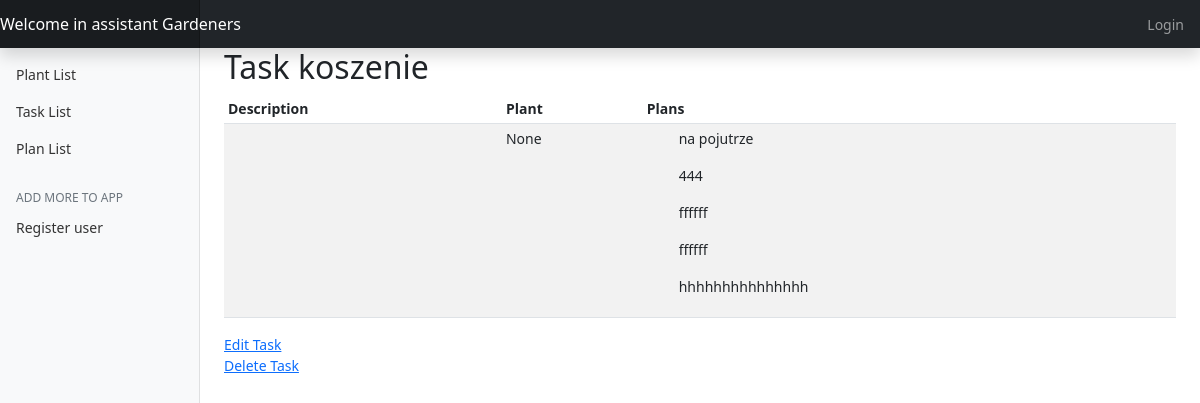
The app's page /task_view/1/ with its own data.
### garden_app/models.py (models this page shows, shortened)
class Task(models.Model):
    name = models.CharField(max_length=60)
    description = models.TextField(blank=True, null=True)
    plant = models.ForeignKey(Plant, default=None, null=True, blank=True, on_delete=models.CASCADE)
    plan = models.ManyToManyField(PlanOfWork, blank=True)

class PlanOfWork(models.Model):
    name = models.CharField(max_length=60)
    description = models.TextField(blank=True, null=True)
    created = models.DateField(auto_now=True)
    date = models.DateField(default=date.today)

### garden_app/views.py (the view)
# urls.py: path('task_view/<int:task_id>/', views.TaskView.as_view(), name='task_view'),
class TaskView(View):
    def get(self, request, task_id):
        task = Task.objects.get(id=task_id)
        return render(request, 'task_info.html', {'task': task})

### templates/task_info.html (shortened to what this page needs)
{% extends "base.html" %}
{% load static %}
{% block table %}
    <main role="main" class="col-md-9 ml-sm-auto col-lg-10 px-4">
    <h2>Task {{ task.name }}</h2>
      <div class="table-responsive">
        <table class="table table-striped table-sm">
          <thead>
            <tr>
              <th>Description</th>
              <th>Plant</th>
              <th>Plans</th>
            </tr>
          </thead>
          <tbody>
            <tr>
              <td>{{ task.description }}</td>
              <td>{{ task.plant }}</td>
              <td>{% for plan in task.plan.all %}
                  <ol>{{ plan.name }}</ol>
                  {% endfor %}
              </td>
            </tr>
          </tbody>
        </table>
      </div>
        <div class="button col-md-3 inline-group float-left flex-column">
            <button class="navbar-toggler active" type="button">
      <span class="badge-light">
          <a href="">Edit Task</a></span>
            </button>
        </div>
        <div class="button col-md-3 inline-group float-left flex-column">
            <button class="navbar-toggler active" type="button">
          <span class="badge-light">
              <a href="/task_view/delete/{{ task.id }}">Delete Task</a></span>
            </button>
        </div>
    </main>
{% endblock %}

### records on screen
Task: name "koszenie", plant "None"
PlanOfWork: name "na pojutrze"
PlanOfWork: name "444"
PlanOfWork: name "ffffff"
PlanOfWork: name "ffffff"
PlanOfWork: name "hhhhhhhhhhhhhhh"
